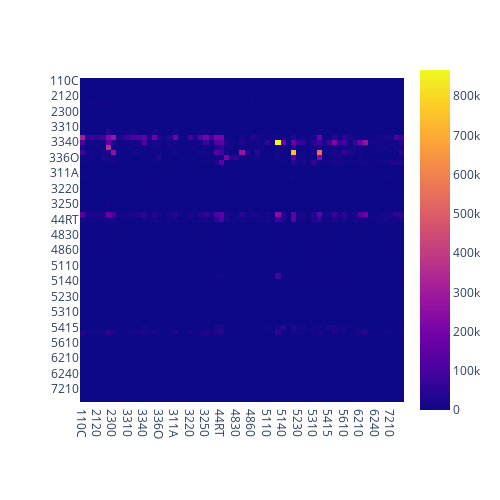

This figure's notebook cell:
### Code cell
px.imshow(final_equip_matrix, width=500, height=500)

### Figure 1 — Plotly figure (JSON) as saved in the notebook; plotly's stock layout.template omitted (floating-point values rounded to 4 significant figures; data arrays with more than 128 entries replaced by an {"elided": "..."} marker saying what was removed)
{"data": [{"coloraxis": "coloraxis", "hovertemplate": "x: %{x}<br>y: %{y}<br>color: %{z}<extra></extra>", "name": "0", "type": "heatmap", "x": ["110C", "113F", "2110", "2120", "2130", "2200", "2300", "3210", "3270", "3310", "3320", "3330", "3340", "3350", "336M", "336O", "3370", "338A", "311A", "313T", "315A", "3220", "3230", "3240", "3250", "3260", "4200", "44RT", "4810", "4820", "4830", "4840", "4850", "4860", "487S", "4930", "5110", "5120", "5130", "5140", "5210", "5220", "5230", "5240", "5250", "5310", "5320", "5411", "5415", "5412", "5500", "5610", "5620", "6100", "6210", "622H", "6230", "6240", "711A", "7130", "7210", "7220", "8100"], "xaxis": "x", "y": ["110C", "113F", "2110", "2120", "2130", "2200", "2300", "3210", "3270", "3310", "3320", "3330", "3340", "3350", "336M", "336O", "3370", "338A", "311A", "313T", "315A", "3220", "3230", "3240", "3250", "3260", "4200", "44RT", "4810", "4820", "4830", "4840", "4850", "4860", "487S", "4930", "5110", "5120", "5130", "5140", "5210", "5220", "5230", "5240", "5250", "5310", "5320", "5411", "5415", "5412", "5500", "5610", "5620", "6100", "6210", "622H", "6230", "6240", "711A", "7130", "7210", "7220", "8100"], "yaxis": "y", "z": {"elided": "63x63 float values"}}], "layout": {"coloraxis": {"colorscale": [[0, "#0d0887"], [0.1111, "#46039f"], [0.2222, "#7201a8"], [0.3333, "#9c179e"], [0.4444, "#bd3786"], [0.5556, "#d8576b"], [0.6667, "#ed7953"], [0.7778, "#fb9f3a"], [0.8889, "#fdca26"], [1, "#f0f921"]]}, "height": 500, "margin": {"t": 60}, "width": 500, "xaxis": {"anchor": "y", "constrain": "domain", "domain": [0, 1], "scaleanchor": "y"}, "yaxis": {"anchor": "x", "autorange": "reversed", "constrain": "domain", "domain": [0, 1]}}}
